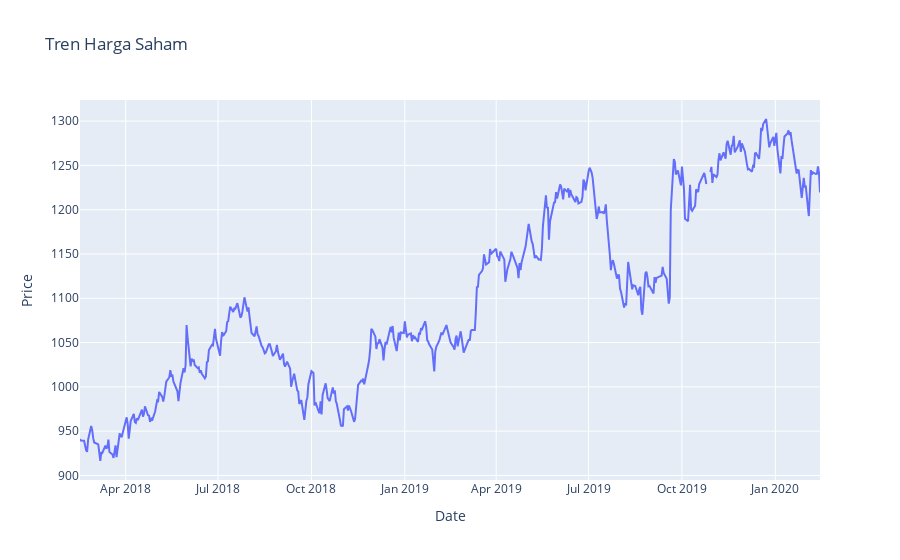

Write notebook code for a chart like this one.
### Markdown cell above
# Plot harga penutupan

### Code cell
fig = go.Figure()
fig.add_trace(go.Scatter(x=df['Date'], y=df['Close'], mode='lines', name='Close Price'))
fig.update_layout(title='Tren Harga Saham', xaxis_title='Date', yaxis_title='Price')
fig.show()

### Figure 1 — Plotly figure (JSON) as saved in the notebook; plotly's stock layout.template omitted (floating-point values rounded to 4 significant figures; data arrays with more than 128 entries replaced by an {"elided": "..."} marker saying what was removed)
{"data": [{"mode": "lines", "name": "Close Price", "type": "scatter", "x": {"elided": "491 str values"}, "y": {"elided": "491 float values"}}], "layout": {"title": {"text": "Tren Harga Saham"}, "xaxis": {"title": {"text": "Date"}}, "yaxis": {"title": {"text": "Price"}}}}
